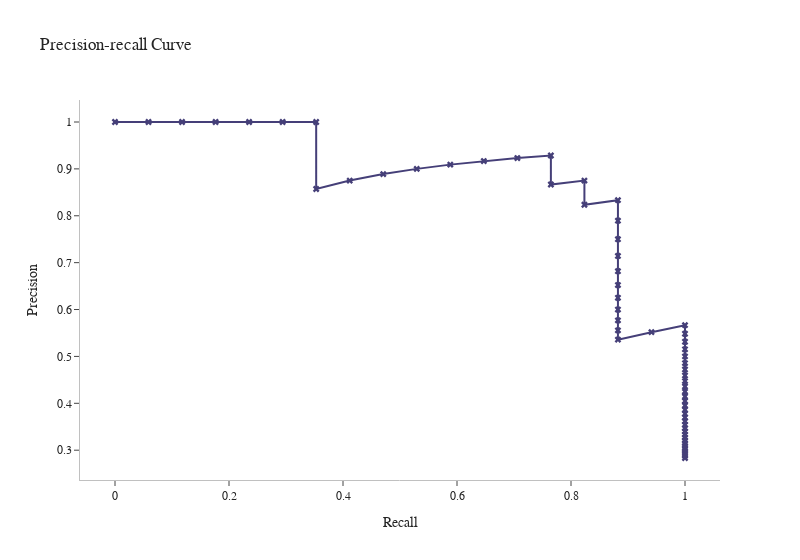

Here is the notebook cell this chart was saved with:
### Markdown cell above
Some observations:
- As already mentioned above the model with best features is classifying more instances like positives and this also increase the number of false positive.
- Both the models couldn't decrease the number of false negative, despite having classified just 4 false negative this is bad because show that 4 people dead due a wrong classification.

### Code cell
# ploting precision recall curve
plot_precision_recall(lr,X_train_best_features,X_test_best_features,y_train,y_test)

### Figure 1 — Plotly figure (JSON) as saved in the notebook; plotly's stock layout.template omitted (floating-point values rounded to 4 significant figures)
{"data": [{"marker": {"color": "#453F78", "size": 0, "symbol": "x"}, "mode": "lines+markers", "type": "scatter", "x": [1, 1, 1, 1, 1, 1, 1, 1, 1, 1, 1, 1, 1, 1, 1, 1, 1, 1, 1, 1, 1, 1, 1, 1, 1, 1, 1, 1, 1, 1, 1, 0.9412, 0.8824, 0.8824, 0.8824, 0.8824, 0.8824, 0.8824, 0.8824, 0.8824, 0.8824, 0.8824, 0.8824, 0.8235, 0.8235, 0.7647, 0.7647, 0.7059, 0.6471, 0.5882, 0.5294, 0.4706, 0.4118, 0.3529, 0.3529, 0.2941, 0.2353, 0.1765, 0.1176, 0.05882, 0], "y": [0.2833, 0.2881, 0.2931, 0.2982, 0.3036, 0.3091, 0.3148, 0.3208, 0.3269, 0.3333, 0.34, 0.3469, 0.3542, 0.3617, 0.3696, 0.3778, 0.3864, 0.3953, 0.4048, 0.4146, 0.425, 0.4359, 0.4474, 0.4595, 0.4722, 0.4857, 0.5, 0.5152, 0.5312, 0.5484, 0.5667, 0.5517, 0.5357, 0.5556, 0.5769, 0.6, 0.625, 0.6522, 0.6818, 0.7143, 0.75, 0.7895, 0.8333, 0.8235, 0.875, 0.8667, 0.9286, 0.9231, 0.9167, 0.9091, 0.9, 0.8889, 0.875, 0.8571, 1, 1, 1, 1, 1, 1, 1]}], "layout": {"font": {"family": "RockWell"}, "title": {"text": "Precision-recall Curve"}, "width": 800, "xaxis": {"linecolor": "silver", "title": {"text": "Recall"}}, "yaxis": {"linecolor": "silver", "title": {"text": "Precision"}}}}
